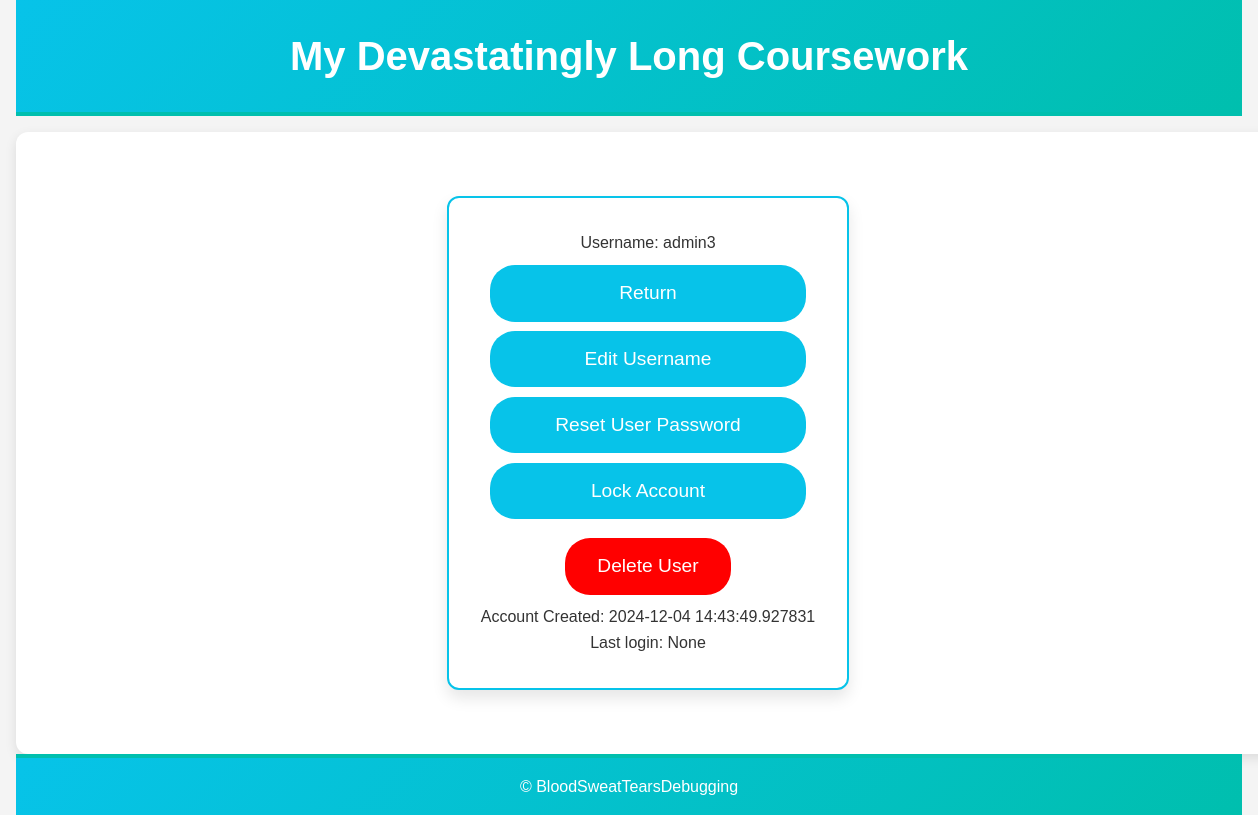
The app's page /adminUserManagement/admin3 (signed in), older data.
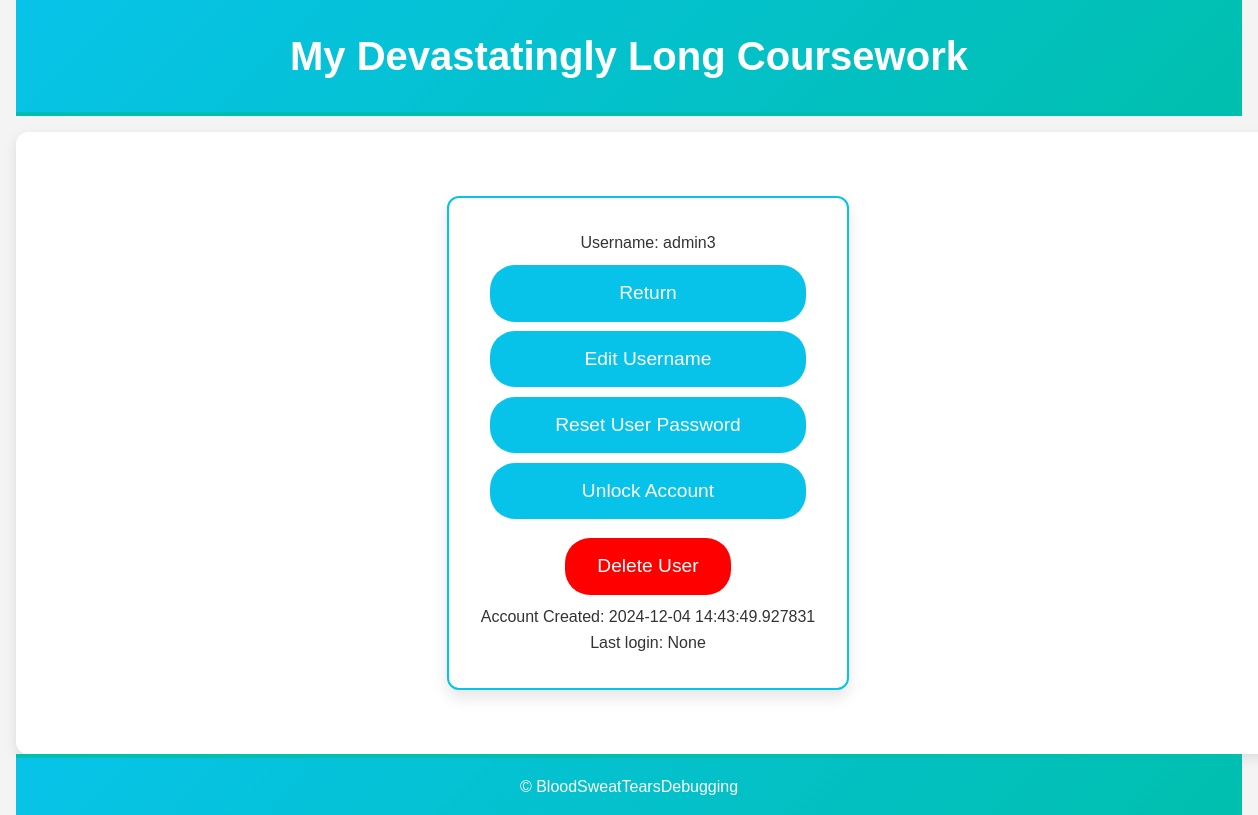
The same page, newer data.
### gmail_app.py (models this page shows)
class baseDatabaseModel(db.Model):
    __abstract__ = True
    createdAt = db.Column(db.DateTime, default=datetime.now)
    updatedAt = db.Column(db.DateTime, default=datetime.now, onupdate=datetime.now)

class User(baseDatabaseModel, UserMixin):
    id = db.Column(db.Integer, primary_key=True)
    username = db.Column(db.String(20), nullable=False, unique=True)
    password = db.Column(db.String(80), nullable=False)
    credentials = db.Column(encryptedType, nullable=True)
    emailsLoaded = db.Column(db.DateTime, nullable=True)
    emails = db.relationship('Email', back_populates='user', cascade='all, delete-orphan')
    securityQuestion = db.Column(db.String(50), nullable=True)
    securityAnswer = db.Column(db.String(120), nullable=True)
    passwordAttempts = db.Column(db.Integer, nullable=False, default=0)
    locked = db.Column(db.Boolean, nullable=False, default=False)
    type = db.Column(db.Integer, nullable=False)
    lastLogin = db.Column(db.DateTime, nullable=True)

### gmail_app.py (the view)
@app.route('/adminUserManagement/<username>', methods=['GET', 'POST'])
@login_required
def adminUserManagementUser(username):
    user = User.query.filter_by(username=username).first()
    return render_template('adminUserManagementUser.html', user=user)

### gmail_app.py (called while the page is built)
@login_manager.user_loader
def load_user(user_id):
    return User.query.get(int(user_id))

    def process_result_value(self, value, dialect):
        if value is not None:
            value = self.fernet.decrypt(value.encode()).decode()
        return value

### templates/adminUserManagementUser.html (shortened to what this page needs)
{% extends 'base.html' %}
{% block content %}
<div id="usernameBox" class="box">
    <p>Username: {{ user.username }}</p>
    <a href="{{ url_for('adminUserManagement') }}" class="home-button">Return</a>
    <a href="{{ url_for('editUsername', username=user.username) }}" class="home-button">Edit Username</a>
    <a href="{{ url_for('resetUserPassword', username=user.username) }}" class="home-button">Reset User Password</a>
    {% if user.locked %}
    <a href="{{ url_for('unlock', username=user.username) }}" class="home-button">Unlock Account</a>
    {% endif %}
    {% if not user.locked %}
    <a href="{{ url_for('lock', username=user.username) }}" class="home-button">Lock Account</a>
    {% endif %}
    <a href="{{ url_for('deleteUser', username=user.username) }}" class="home-button" id="Delete">Delete User</a>
    <p>Account Created: {{ user.createdAt }}</p>
    <p>Last login: {{ user.lastLogin }}</p>
</div>
{% endblock %}

### templates/base.html (shortened to what this page needs)
<!DOCTYPE html>
<html lang="en">
<head>
    <link rel="stylesheet" href="{{ url_for('static', filename='style.css') }}">
</head>
<body>
    <header>
        <div class="container">
            <h1>My Devastatingly Long Coursework</h1>
        </div>
    </header>
    <div class="container content">
        <div class="centered-box">
            {% block content %}
            {% endblock %}
        </div>
    </div>
    <footer>
        <div class="container">
            <p>&copy; BloodSweatTearsDebugging</p>
        </div>
    </footer>
</body>
</html>

### static/style.css (style rules this page uses)
body, h1, h2, h3, p, ul, li, a { margin: 0; padding: 0; list-style: none; text-decoration: none; color: inherit; }
body { font-family: 'Arial', sans-serif; line-height: 1.6; background-color: #f4f4f4; color: #333; display: flex; flex-direction: column; min-height: 100vh; padding: 0 1rem; }
.container { width: 100%; max-width: 1200px; margin: 0 auto; }
header { background: linear-gradient(135deg, #07c3e9, #00bfae); color: #fff; padding: 1.5rem 0; text-align: center; border-bottom: 4px solid #00bfae; }
header h1 { font-size: 2.5rem; margin: 0; font-family: 'Arial', sans-serif; }
.content { flex: 1; display: flex; justify-content: center; align-items: center; padding: 2rem; background-color: #fff; box-shadow: 0 4px 12px rgba(0, 0, 0, 0.1); margin-top: 1rem; border-radius: 12px; }
.centered-box { display: flex; flex-direction: column; align-items: center; justify-content: center; width: 100%; max-width: 100%; padding: 2rem; }
.box { background-color: #ffffff; border-radius: 12px; box-shadow: 0 8px 16px rgba(0, 0, 0, 0.1); padding: 2rem; text-align: center; border: 2px solid #07c3e9; max-width: 100%; overflow: hidden; }
.home-button { background-color: #07c3e9; color: #fff; border: none; border-radius: 25px; padding: 0.8rem 2rem; font-size: 1.2rem; margin: 0.6rem; cursor: pointer; transition: background-color 0.3s ease, transform 0.3s ease; }
a { color: #07c3e9; text-decoration: none; font-size: 1rem; margin-top: 1rem; display: block; }
footer { background: linear-gradient(135deg, #07c3e9, #00bfae); color: #fff; text-align: center; padding: 1rem 0; margin-top: auto; border-top: 4px solid #00bfae; }
footer p { margin: 0; }
#Delete { background-color: red; display: inline-block; }

Row changes from the older to the newer data that the page shows:
changed User "admin3": locked False → True (drawn)
Text that changed along with them:
text no longer shown: "Lock Account"
text now shown: "Unlock Account"
